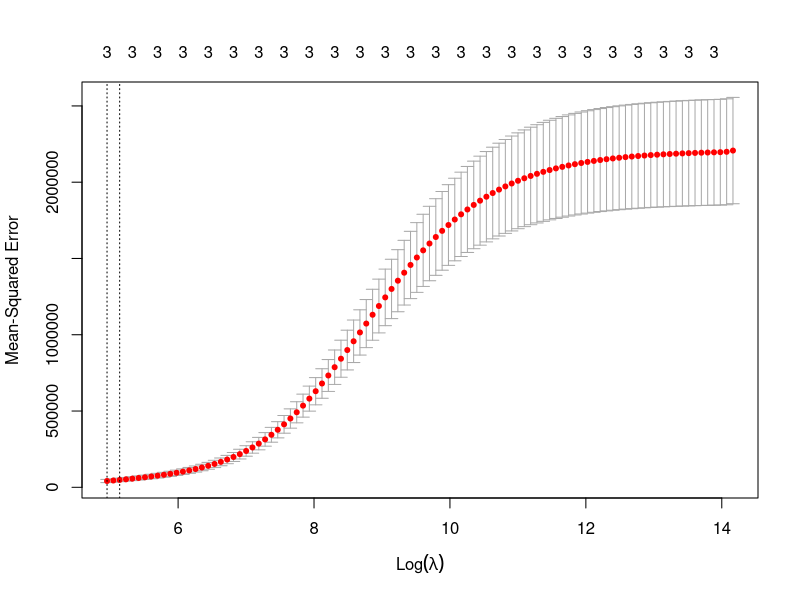
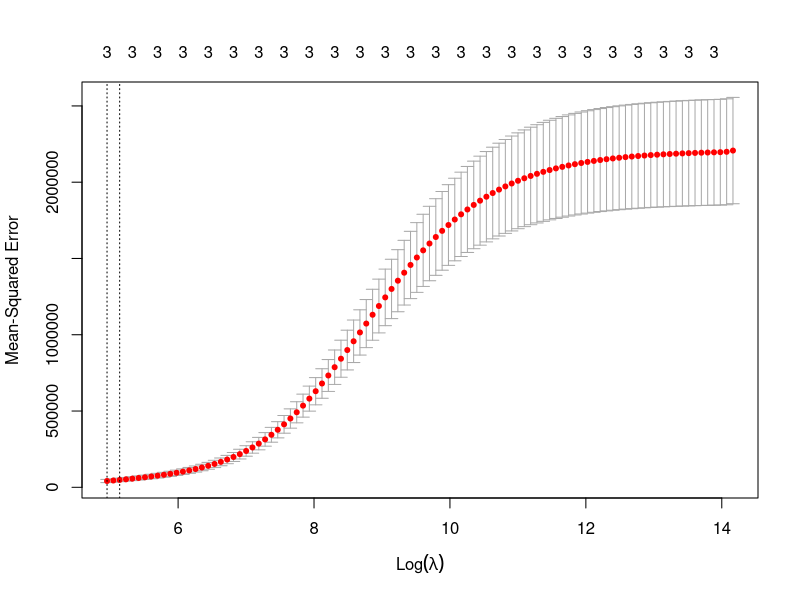
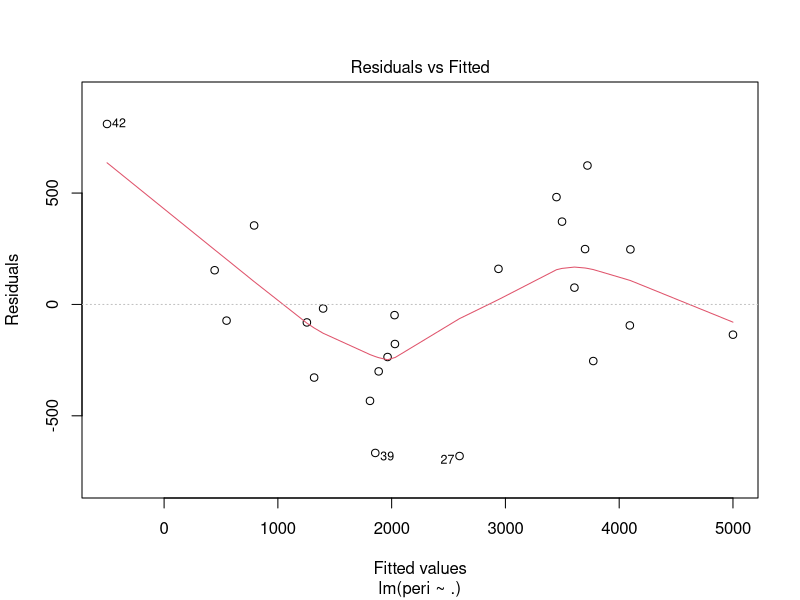
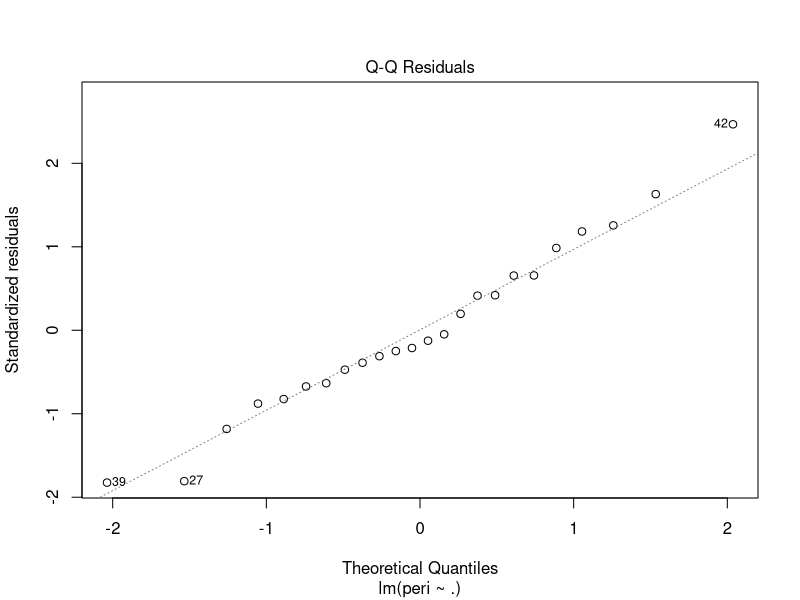
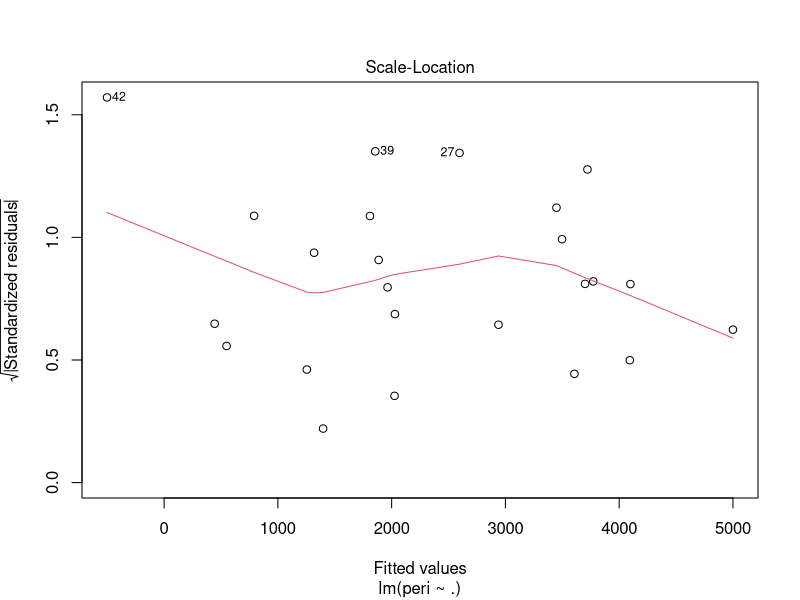
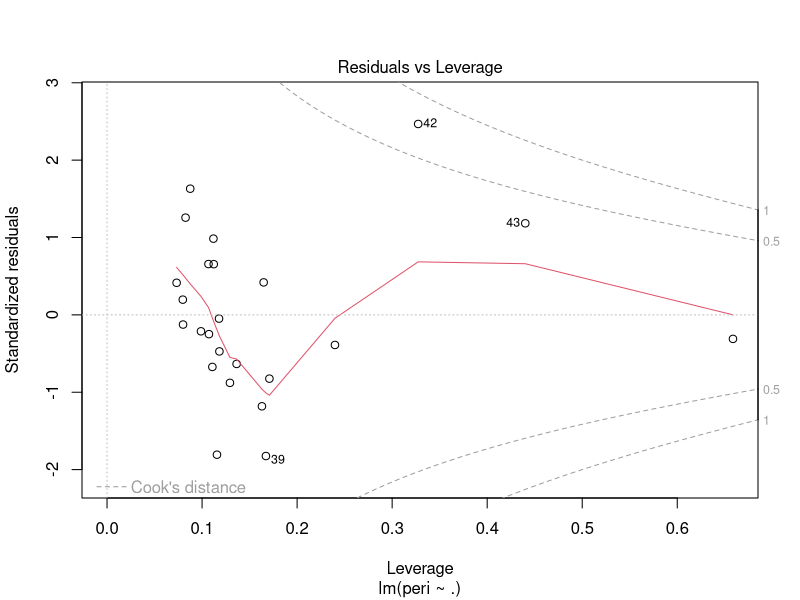

Reproduce these figures in R, in order.
## ---- chunk 1
knitr::opts_chunk$set(echo = F,warning=F,message=F)
## ---- chunk 2
# library(glmnet)
# 
# xs <- sort(rep(seq(0.01, .5, .01), 1))
# E.ys <- 3 * sin(1 / xs)
# plot(xs, E.ys, type = "b", ylim=c(-6, 6), pch=16)
# 
# ys <- E.ys + rnorm(length(xs), 0, 2)
# points(xs, ys, pch = 16, cex = .6)
# points(xs, E.ys, pch=16, cex=.3, type="b", col="yellow")
# 
# dat=cbind(xs, ys)
# # head(dat, n=12)
## ---- chunk 3
# plot(xs, E.ys, ylim=c(-4, 4), pch=16)
# lm.mod = lm(E.ys ~ poly(xs, 8))
# points(xs, predict(lm.mod), pch = 16, col = "red", cex = .7, )

## ---- chunk 4

library(glmnet)
data("rock")
# head(rock)


# Ridge regression 
## set the seed to make your partition reproductible
set.seed(123)
# Randomly pick observations from the data for the test data
train <-  sample(1:dim(rock)[1], dim(rock)[1] / 2)
test <- -train

# Create the training and testing data
train_rock <- rock[train, ]
test_rock <- rock[test, ] # Remove the training data est data

# Create a model matrix from the train and test data
train_matrix <- model.matrix(perm~area+shape+peri, train_rock)
test_matrix <- model.matrix(perm~area+shape+peri, data = test_rock)
grid = 10^seq(10, -2, length=100)

# With lambda = grid we will implement a ridge regression over a a grid of values ranging from 10^10 to 10^-2.  This way we cover the full range of scenarios from the null model containing only the intercept, to the least squares fit

# When alpha = 0 we fit a ridge regression
ridge <- glmnet(train_matrix, train_rock$perm, alpha = 0, lambda = grid, thresh = 1e-12)
# plot(ridge)


# Run a k=fold cross validation for the ridge regression model 

cv_ridge  <- cv.glmnet(train_matrix, train_rock[, "peri"], alpha=0, grouped = FALSE)
plot(cv_ridge)

best_lambda_ridge <- cv_ridge$lambda.min
best_lambda_ridge # The best lambda value!

ridge_prediction <- predict(ridge, newx = test_matrix, s = best_lambda_ridge)
paste0("My first 5 prediction for Ridge are")
head(ridge_prediction,5)

## ---- chunk 5
## Lasso Regression

# When alpha = 1 we fit a lasso
lasso <- glmnet(train_matrix, train_rock$peri, alpha = 1, lambda = grid, thresh = 1e-12)
summary(lasso)
# plot(lasso)

# Run a k=fold cross validation for the ridge regression model 
# When alpha = 0 we fit a ridge regression
cv_lasso  <- cv.glmnet(train_matrix, train_rock[, "peri"], alpha=1,grouped = FALSE)
plot(cv_ridge)
best_lambda_lasso <- cv_lasso$lambda.min
best_lambda_lasso # The best lambda value!

lasso_prediction <- predict(lasso, newx = test_matrix, s = best_lambda_lasso)
paste0("My first 5 prediction are")
head(lasso_prediction,5)


## ---- chunk 6

ridge_MSE <- mean((ridge_prediction - test_rock[, "peri"])^2)
lasso_MSE <- mean((lasso_prediction - test_rock[, "peri"])^2)


tableco <- as.data.frame(cbind(ridge_MSE, lasso_MSE))
knitr::kable(tableco, digits = 3,
             caption = "MSE of the Ridge and Lasso")

## ---- chunk 7
linear_model <- lm(peri ~ ., data = train_rock)
summary(linear_model)
plot(linear_model)

linear_prediction <- predict(linear_model, test_rock)
linear_MSE <- mean((linear_prediction - test_rock$peri)^2)

tableco1 <- as.data.frame(cbind(ridge_MSE, lasso_MSE, linear_MSE))
knitr::kable(tableco1, digits = 3,
             caption = "MSE of the Ridge, Lasso and linear regression")


ridge.rsq <- ridge_MSE
lasso.rsq <- lasso_MSE
linear.rsq<- linear_MSE
cat("Rsquare") 
SSEs = cbind(ridge.rsq, lasso.rsq, linear.rsq) * nrow(test_rock)
TSS = sum((test_rock$peri - mean(test_rock$peri)) ^ 2)
Rsqs = 1 - SSEs / TSS
# Rsqs

knitr::kable(Rsqs, digits = 3,
             caption = "R-squared of the Ridge, Lasso and linear regression")

## ---- chunk 8
# https://rstudio-pubs-static.s3.amazonaws.com/65562_c062f4bb166140c6b7126b01adb27444.html
# (http://www.people.vcu.edu/~nhenry/Rsq.htm)
# https://stats.stackexchange.com/questions/349244/beginner-q-residual-sum-squared-rss-and-r2


